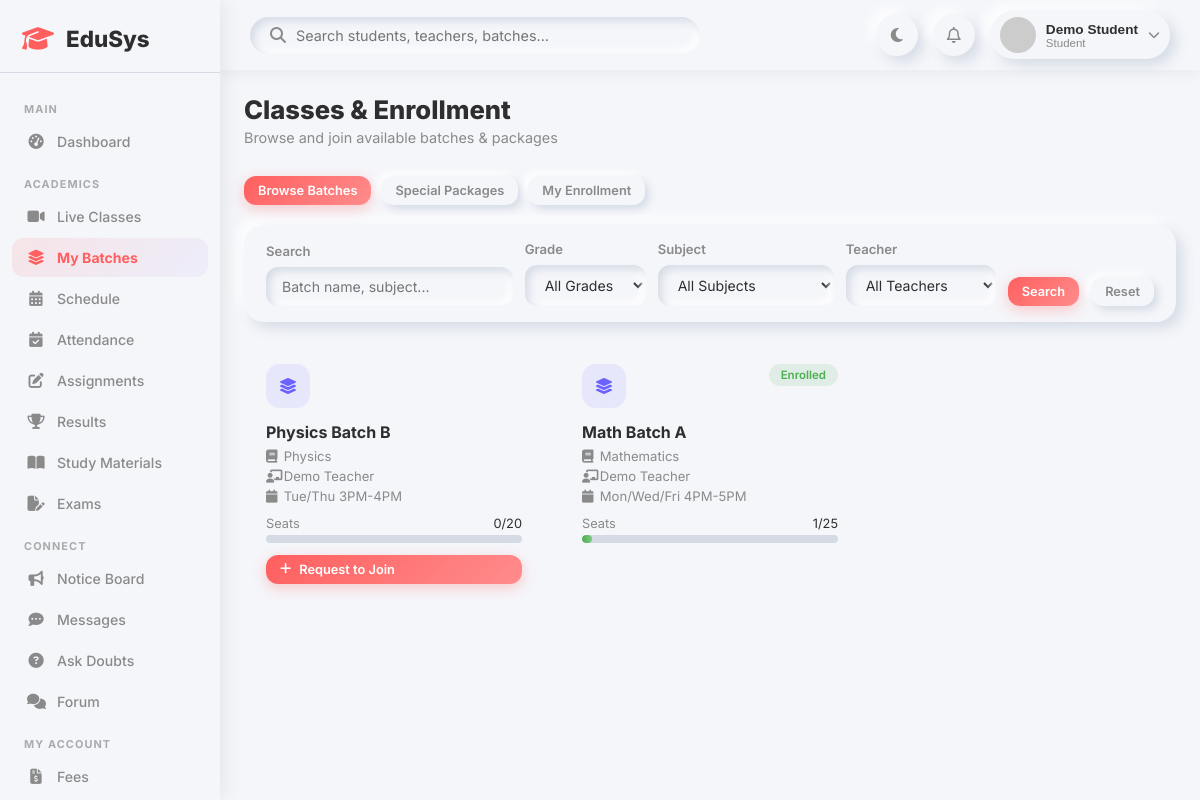
The app's page /student/classes.php (signed in) with its own data.
### tables this page shows
CREATE TABLE IF NOT EXISTS batches (
    id INT AUTO_INCREMENT PRIMARY KEY,
    name VARCHAR(150) NOT NULL,
    teacher_id INT,
    subject_id INT,
    grade VARCHAR(20),
    schedule TEXT,
    max_students INT DEFAULT 30,
    status ENUM('active','inactive') DEFAULT 'active',
    created_at TIMESTAMP DEFAULT CURRENT_TIMESTAMP,
    FOREIGN KEY (teacher_id) REFERENCES teachers(id) ON DELETE SET NULL,
    FOREIGN KEY (subject_id) REFERENCES subjects(id) ON DELETE SET NULL
);

CREATE TABLE IF NOT EXISTS subjects (
    id INT AUTO_INCREMENT PRIMARY KEY,
    name VARCHAR(100) NOT NULL,
    code VARCHAR(20) UNIQUE,
    description TEXT,
    created_at TIMESTAMP DEFAULT CURRENT_TIMESTAMP
);

### student/classes.php (the view, shortened to what this page needs)
<?php
require_once __DIR__ . '/../includes/header.php';
$uid     = $_SESSION['user_id'];
$student = $conn->query("SELECT s.id FROM students s WHERE s.user_id=$uid")->fetch_assoc();
$sid     = $student['id'] ?? 0;
$tab = $_GET['tab'] ?? 'browse';
$search  = trim($_GET['q'] ?? '');
$where   = "WHERE b.status='active'";
$all_batches = $conn->query("
    SELECT b.*, sub.name as subject_name, u.name as teacher_name,
           (SELECT COUNT(*) FROM batch_students bs WHERE bs.batch_id=b.id) as enrolled,
           (SELECT id FROM batch_students WHERE batch_id=b.id AND student_id=$sid) as is_enrolled,
           (SELECT id FROM admission_requests WHERE batch_id=b.id AND student_id=$sid AND status='pending') as has_request
    FROM batches b
    LEFT JOIN subjects sub ON b.subject_id=sub.id
    LEFT JOIN teachers t ON b.teacher_id=t.id
    LEFT JOIN users u ON t.user_id=u.id
    $where
    ORDER BY b.id DESC
");
$my_batches = $conn->query("
    SELECT b.*, sub.name as subject_name, u.name as teacher_name
    FROM batch_students bs
    JOIN batches b ON bs.batch_id=b.id
    LEFT JOIN subjects sub ON b.subject_id=sub.id
    LEFT JOIN teachers t ON b.teacher_id=t.id
    LEFT JOIN users u ON t.user_id=u.id
    WHERE bs.student_id=$sid AND b.status='active'
");
?>
<div class="page-header">
    <div><h1>Classes & Enrollment</h1><p>Browse and join available batches & packages</p></div>
</div>
<div style="display:flex;gap:10px;margin-bottom:20px;">
    <a href="?tab=browse" class="btn <?= $tab==='browse' ? 'btn-primary' : 'btn-outline' ?> btn-sm">Browse Batches</a>
    <a href="?tab=packages" class="btn <?= $tab==='packages' ? 'btn-primary' : 'btn-outline' ?> btn-sm">Special Packages</a>
    <a href="?tab=enrolled" class="btn <?= $tab==='enrolled' ? 'btn-primary' : 'btn-outline' ?> btn-sm">My Enrollment</a>
</div>
<?php if ($tab === 'enrolled'): ?>
<div style="display:grid;grid-template-columns:repeat(auto-fill,minmax(260px,1fr));gap:16px;">
    <?php if ($my_batches->num_rows === 0): ?>
    <p class="empty-msg">Not enrolled in any batch yet.</p>
    <?php else: while ($b = $my_batches->fetch_assoc()): ?>
    <div style="background:var(--background);border-radius:18px;box-shadow:var(--neu-md);padding:22px;">
        <div style="width:44px;height:44px;border-radius:14px;background:rgba(108,99,255,0.1);display:flex;align-items:center;justify-content:center;color:var(--secondary);margin-bottom:14px;"><i class="fa-solid fa-book"></i></div>
        <h4 style="margin:0 0 6px;"><?= htmlspecialchars($b['name']) ?></h4>
        <p style="font-size:0.82rem;color:var(--text-secondary);margin:0 0 4px;"><i class="fa-solid fa-book"></i> <?= htmlspecialchars($b['subject_name'] ?? 'General') ?></p>
        <p style="font-size:0.82rem;color:var(--text-secondary);margin:0 0 4px;"><i class="fa-solid fa-chalkboard-user"></i> <?= htmlspecialchars($b['teacher_name'] ?? 'TBD') ?></p>
        <p style="font-size:0.82rem;color:var(--text-secondary);margin:0;"><i class="fa-solid fa-calendar"></i> <?= htmlspecialchars($b['schedule'] ?? '-') ?></p>
        <span class="badge-pill badge-success" style="margin-top:10px;display:inline-block;">Enrolled</span>
    </div>
    <?php endwhile; endif; ?>
</div>
<?php else: ?>
<div class="form-card" style="margin-bottom:20px;padding:16px 22px;">
    <form method="GET" style="display:flex;gap:12px;flex-wrap:wrap;align-items:flex-end;">
        <div class="form-group" style="flex:1;min-width:160px;"><label>Search</label><input name="q" class="form-control" value="<?= htmlspecialchars($search) ?>" placeholder="Batch name, subject..."></div>
        <div class="form-group"><label>Grade</label><select name="grade" class="form-control"><option value="">All Grades</option></select></div>
        <div class="form-group"><label>Subject</label><select name="subject_id" class="form-control"><option value="">All Subjects</option></select></div>
        <div class="form-group"><label>Teacher</label><select name="teacher_id" class="form-control"><option value="">All Teachers</option></select></div>
        <button type="submit" class="btn btn-primary btn-sm">Search</button>
        <a href="?tab=browse" class="btn btn-outline btn-sm">Reset</a>
    </form>
</div>
<div style="display:grid;grid-template-columns:repeat(auto-fill,minmax(280px,1fr));gap:16px;">
    <?php if ($all_batches->num_rows === 0): ?>
    <div style="grid-column:1/-1;"><p class="empty-msg">No batches found matching your criteria.</p></div>
    <?php else: while ($b = $all_batches->fetch_assoc()):
        $fill = $b['max_students'] > 0 ? round(($b['enrolled']/$b['max_students'])*100) : 0;
        $full = $b['enrolled'] >= $b['max_students'];
    ?>
    <div style="background:var(--background);border-radius:18px;box-shadow:var(--neu-md);padding:22px;display:flex;flex-direction:column;">
        <div style="display:flex;justify-content:space-between;align-items:flex-start;">
            <div style="width:44px;height:44px;border-radius:14px;background:rgba(108,99,255,0.1);display:flex;align-items:center;justify-content:center;color:var(--secondary);"><i class="fa-solid fa-layer-group"></i></div>
            <?php if ($b['is_enrolled']): ?><span class="badge-pill badge-success" style="font-size:0.72rem;">Enrolled</span>
            <?php elseif ($b['has_request']): ?><span class="badge-pill badge-warning" style="font-size:0.72rem;">Pending</span>
            <?php elseif ($full): ?><span class="badge-pill badge-danger" style="font-size:0.72rem;">Full</span><?php endif; ?>
        </div>
        <h4 style="margin:14px 0 6px;"><?= htmlspecialchars($b['name']) ?></h4>
        <p style="font-size:0.82rem;color:var(--text-secondary);margin:0 0 4px;"><i class="fa-solid fa-book" style="width:14px;"></i> <?= htmlspecialchars($b['subject_name'] ?? 'General') ?></p>
        <p style="font-size:0.82rem;color:var(--text-secondary);margin:0 0 4px;"><i class="fa-solid fa-chalkboard-user" style="width:14px;"></i> <?= htmlspecialchars($b['teacher_name'] ?? 'TBD') ?></p>
        <p style="font-size:0.82rem;color:var(--text-secondary);margin:0 0 12px;"><i class="fa-solid fa-calendar" style="width:14px;"></i> <?= htmlspecialchars($b['schedule'] ?? '-') ?></p>
        <div style="margin-bottom:12px;">
            <div style="display:flex;justify-content:space-between;font-size:0.8rem;margin-bottom:4px;"><span style="color:var(--text-secondary);">Seats</span><span><?= $b['enrolled'] ?>/<?= $b['max_students'] ?></span></div>
            <div class="progress-bar-wrap"><div class="progress-bar <?= $fill >= 90 ? 'primary' : 'success' ?>" style="width:<?= $fill ?>%"></div></div>
        </div>
        <?php if (!$b['is_enrolled'] && !$b['has_request'] && !$full): ?>
        <form method="POST">
            <button type="submit" class="btn btn-primary btn-sm" style="width:100%;margin-top:auto;"><i class="fa-solid fa-plus"></i> Request to Join</button>
        </form>
        <?php endif; ?>
    </div>
    <?php endwhile; endif; ?>
</div>
<?php endif; ?>
<?php require_once '../includes/footer.php'; ?>

### css/dashboard.css (style rules this page uses)
:root { --primary: #FF5F5F; --secondary: #6C63FF; --background: #F5F6FA; --text-primary: #2E2E2E; --text-secondary: #8A8A8A; --shadow-light: #ffffff; --shadow-dark: #d5dbe5; --neu: 6px 6px 14px var(--shadow-dark), -6px -6px 14px var(--shadow-light); --neu-sm: 4px 4px 8px var(--shadow-dark), -4px -4px 8px var(--shadow-light); --neu-in: inset 4px 4px 8px var(--shadow-dark), inset -4px -4px 8px var(--shadow-light); --success: #4CAF50; --danger: #FF5252; --warning: #FF9800; --info: #2196F3; --sidebar-width: 260px; }
* { margin: 0; padding: 0; box-sizing: border-box; }
body { font-family: 'Inter', sans-serif; background: var(--background); color: var(--text-primary); transition: background 0.3s, color 0.3s; }
.page-header { display: flex; justify-content: space-between; align-items: flex-start; margin-bottom: 30px; flex-wrap: wrap; gap: 15px; }
.page-header h1 { font-size: 1.6rem; font-weight: 800; }
.page-header p { color: var(--text-secondary); font-size: 0.9rem; margin-top: 4px; }
.badge-pill { display: inline-block; padding: 4px 12px; border-radius: 20px; font-size: 0.75rem; font-weight: 600; }
.badge-success { background: rgba(76,175,80,0.12); color: var(--success); }
.btn { display: inline-flex; align-items: center; gap: 8px; padding: 10px 20px; border-radius: 12px; border: none; font-family: 'Inter', sans-serif; font-size: 0.88rem; font-weight: 600; cursor: pointer; transition: all 0.2s ease; text-decoration: none; }
.btn-primary { background: linear-gradient(135deg, var(--primary), #ff8c8c); color: white; box-shadow: 0 4px 14px rgba(255,95,95,0.3); }
.btn-outline { background: var(--background); box-shadow: var(--neu-sm); color: var(--text-secondary); }
.btn-sm { padding: 7px 14px; font-size: 0.8rem; }
.form-card { background: var(--background); border-radius: 20px; box-shadow: var(--neu); padding: 28px; margin-bottom: 25px; }
.form-group { display: flex; flex-direction: column; gap: 8px; }
.form-group label { font-size: 0.82rem; font-weight: 600; color: var(--text-secondary); }
.form-control { padding: 11px 16px; border: none; border-radius: 12px; background: var(--background); box-shadow: var(--neu-in); font-family: 'Inter', sans-serif; font-size: 0.88rem; color: var(--text-primary); outline: none; transition: box-shadow 0.2s; width: 100%; }
select.form-control { cursor: pointer; }
.progress-bar-wrap { background: var(--shadow-dark); border-radius: 10px; height: 8px; overflow: hidden; }
.progress-bar { height: 100%; border-radius: 10px; transition: width 0.6s ease; }
.progress-bar.success { background: linear-gradient(90deg, #4CAF50, #81C784); }

### css/responsive.css (style rules this page uses)
@media (max-width: 1200px) { :root { --sidebar-width: 220px; } }

### records on screen
batches: name "Physics Batch B", subject.name "Physics", teacher_name "Demo Teacher", schedule "Tue/Thu 3PM-4PM", enrolled "0", max_students "20"
batches: shows "Enrolled", name "Math Batch A", subject.name "Mathematics", teacher_name "Demo Teacher", schedule "Mon/Wed/Fri 4PM-5PM", enrolled "1", max_students "25"

### other values on screen
$name "Demo Student"
$role "Student"
